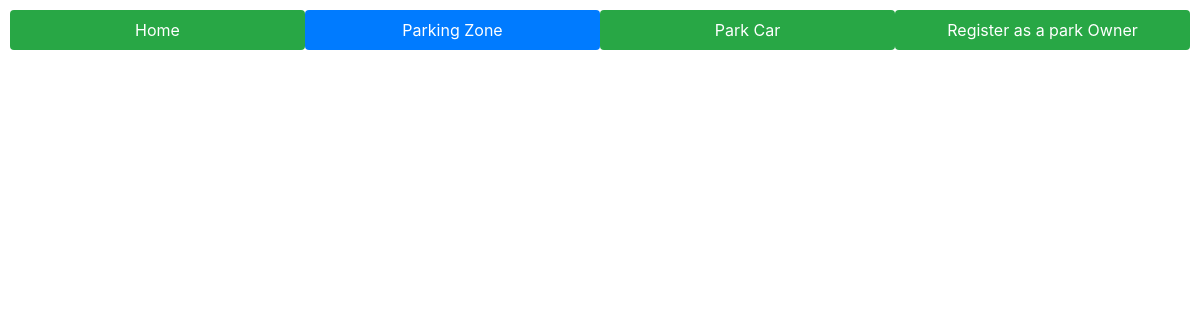
/parkZonelist.php, run on an earlier commit of the app's database.
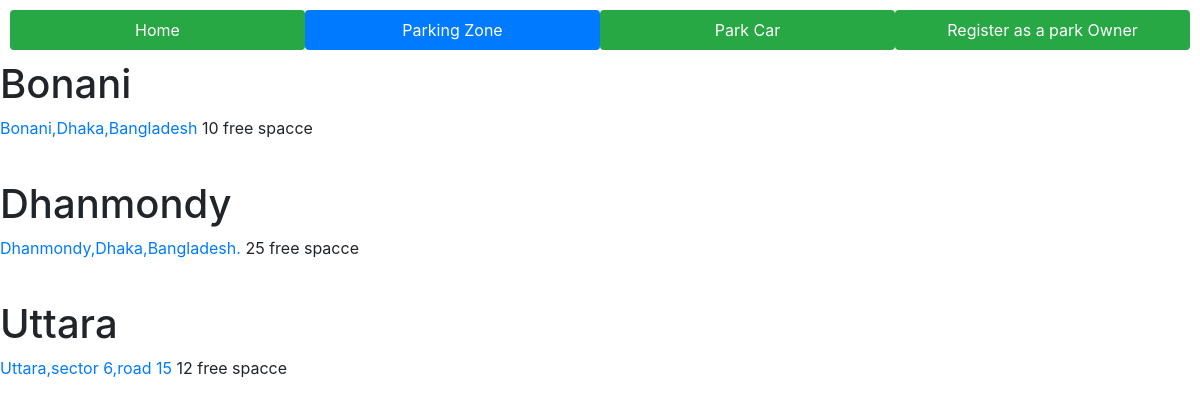
And on a later commit of the database.
### tables this page shows
CREATE TABLE `park_zone` (
  `a_id` int(11) NOT NULL,
  `o_id` int(11) DEFAULT NULL,
  `a_name` varchar(250) DEFAULT NULL,
  `a_address` varchar(250) DEFAULT NULL,
  `car_space` int(11) DEFAULT NULL,
  `row` int(11) DEFAULT NULL,
  `col` int(11) DEFAULT NULL
);

### parkZonelist.php (the view, shortened to what this page needs)
<?php
	include "dbconnect.php";
	function free_space($id,$connect){
			$query="select car_space -(select count(p_status)from park_info where a_id= $id and p_status = 'in') as space from park_zone WHERE a_id = $id";
			$result = mysqli_query($connect,$query);
			if(!$result){
				echo mysqli_errno($connect);
				echo mysqli_error($connect);
			}else{
				while($r=mysqli_fetch_assoc($result)){
					echo "<span>".$r['space']."</span>";
					echo "<span> free spacce</span> ";
				}
			}
		}
	if(isset($_GET['area'])){
		function show_area($arr,$connect){
			$query ="select * from park_zone where a_name ='$arr'";
			$result=mysqli_query($connect,$query);
			if(!$result){
				echo mysqli_error($connect);
				echo mysqli_errno($connect);
				exit();
			}else{
				return $result ;
			}
		}
?>
<!DOCTYPE HTML>
<html lang="en-US">
<head>
	<meta charset="UTF-8">
	<title></title>
	<link rel="stylesheet" href="Bootstrap/css/bootstrap.min.css" />
	<script type="text/javascript" src="Bootstrap/js/bootstrap.min.js"></script>
</head>
<body>
	<div style="margin:10px;">
		<ul class="nav nav-pills nav-justified">
			<li class="nav-item">
				<a class ="nav-link bg-success text-white" href="home.php">Home</a>
			</li>
			<li class="nav-item">
				<a class ="nav-link active text-white" href="parkZonelist.php">Parking Zone</a>
			</li>
			<li class="nav-item">
				<a class ="nav-link bg-success text-white " href="parkcar.php">Park Car</a>
			</li>
			<li class="nav-item">
				<a class ="nav-link bg-success text-white" href="parkOwner.php">Register as a park Owner</a>
			</li>
		</ul>
	</div>
	<div id="" class="">
		<?php
				$area = $_GET['area'];
				echo "<h1>".$area."</h1>";
				$res = show_area($area,$connect);
				foreach($res as $value){
		?>
				<p> <a href="parkSpace.php?id=<?php echo $value['a_id'];?>&address=<?php echo $value['a_address'] ;?>"><?php echo $value['a_address'] ;?></a> <?php free_space($value['a_id'],$connect); ?> </p>
				<br />
		<?php
			    }
		?>
	</div>
</body>
</html>
<?php
	}else{
		$query = "select a_name from park_zone group by a_name";
		$result = mysqli_query($connect,$query);
		function show_area($arr,$connect){
			$query ="select * from park_zone where a_name ='$arr'";
			$result=mysqli_query($connect,$query);
			if(!$result){
				echo mysqli_error($connect);
				echo mysqli_errno($connect);
				exit();
			}else{
				return $result ;
			}
		}
?>
<!DOCTYPE HTML>
<html lang="en-US">
<head>
	<link rel="stylesheet" href="Bootstrap/css/bootstrap.min.css" />
</head>
<body>
	<div style="margin:10px;">
		<ul class="nav nav-pills nav-justified">
			<li class="nav-item">
				<a class ="nav-link bg-success text-white" href="home.php">Home</a>
			</li>
			<li class="nav-item">
				<a class ="nav-link active text-white" href="parkZonelist.php">Parking Zone</a>
			</li>
			<li class="nav-item">
				<a class ="nav-link bg-success text-white " href="parkcar.php">Park Car</a>
			</li>
			<li class="nav-item">
				<a class ="nav-link bg-success text-white" href="parkOwner.php">Register as a park Owner</a>
			</li>
		</ul>
	</div>
	<div id="" class="">
		<?php while($row=mysqli_fetch_assoc($result)):
			echo "<h1>".$row['a_name']."</h1>";
			$res = show_area($row['a_name'],$connect);
			foreach($res as $value){ ?>
				<p> <a href="parkSpace.php?id=<?php echo $value['a_id'];?>&address=<?php echo $value['a_address'] ;?>"><?php echo $value['a_address'] ;?></a> <?php echo free_space($value['a_id'],$connect); ?> </p>
				<br />
		<?php
			}
		 endwhile;?>
	</div>
</body>
</html>
<?php
	}
?>

What changed in the data, as far as the page shows it:
added park_zone: a_address "Bonani,Dhaka,Bangladesh", space "10", shown under "Bonani"
added park_zone: a_address "Dhanmondy,Dhaka,Bangladesh.", space "25", shown under "Dhanmondy"
added park_zone: a_address "Uttara,sector 6,road 15", space "12", shown under "Uttara"
Also different on the page:
new list line: "Bonani"
new list line: "Dhanmondy"
new list line: "Uttara"
